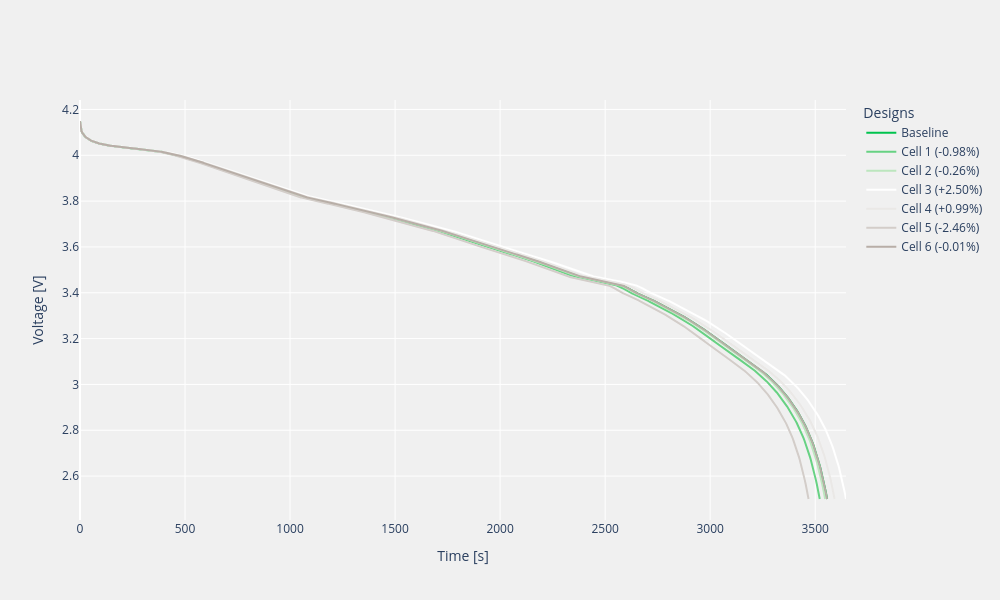

Write notebook code for a chart like this one.
### Markdown cell above
### One pack current, six different cells

In a series pack every cell carries the same current, so capacity variation turns into runtime variation. To see it, we discharge the whole batch at one fixed pack current, the 1C current of the nominal design, rather than letting each cell define its own C rate.

### Code cell
nominal_capacity_ah = 4.5
pack_cycler = bd.Cycler("A", nominal_capacity_ah)

pack_results = api.run_sim(
    base_battery=base_battery,
    cycler=pack_cycler.cc_dch(-nominal_capacity_ah, 2.5),
    designs=graded_cells,
    initialSoC=1.0,
    initialTemperature_degC=25,
    ambientTemperature_degC=25,
)
pack_results.plot_dynamic_response("Voltage [V]")

### Figure 1 — Plotly figure (JSON) as saved in the notebook; plotly's stock layout.template omitted (floating-point values rounded to 4 significant figures; data arrays with more than 128 entries replaced by an {"elided": "..."} marker saying what was removed)
{"data": [{"line": {"color": "rgb(0, 195, 78)", "width": 2}, "mode": "lines", "name": "Baseline", "showlegend": true, "type": "scatter", "x": {"elided": "1000 float values"}, "y": {"elided": "1000 float values"}}, {"line": {"color": "rgb(103, 210, 131)", "width": 2}, "mode": "lines", "name": "Cell 1 (-0.98%)", "showlegend": true, "type": "scatter", "x": {"elided": "1000 float values"}, "y": {"elided": "1000 float values"}}, {"line": {"color": "rgb(188, 230, 190)", "width": 2}, "mode": "lines", "name": "Cell 2 (-0.26%)", "showlegend": true, "type": "scatter", "x": {"elided": "1000 float values"}, "y": {"elided": "1000 float values"}}, {"line": {"color": "rgb(255, 255, 255)", "width": 2}, "mode": "lines", "name": "Cell 3 (+2.50%)", "showlegend": true, "type": "scatter", "x": {"elided": "1000 float values"}, "y": {"elided": "1000 float values"}}, {"line": {"color": "rgb(234, 232, 230)", "width": 2}, "mode": "lines", "name": "Cell 4 (+0.99%)", "showlegend": true, "type": "scatter", "x": {"elided": "1000 float values"}, "y": {"elided": "1000 float values"}}, {"line": {"color": "rgb(211, 205, 201)", "width": 2}, "mode": "lines", "name": "Cell 5 (-2.46%)", "showlegend": true, "type": "scatter", "x": {"elided": "1000 float values"}, "y": {"elided": "1000 float values"}}, {"line": {"color": "rgb(184, 174, 167)", "width": 2}, "mode": "lines", "name": "Cell 6 (-0.01%)", "showlegend": true, "type": "scatter", "x": {"elided": "1000 float values"}, "y": {"elided": "1000 float values"}}], "layout": {"height": 600, "legend": {"title": {"text": "Designs"}}, "paper_bgcolor": "rgba(240, 240, 240, 1)", "plot_bgcolor": "rgba(240, 240, 240, 1)", "width": 1000, "xaxis": {"title": {"text": "Time [s]"}}, "yaxis": {"title": {"text": "Voltage [V]"}}}}
